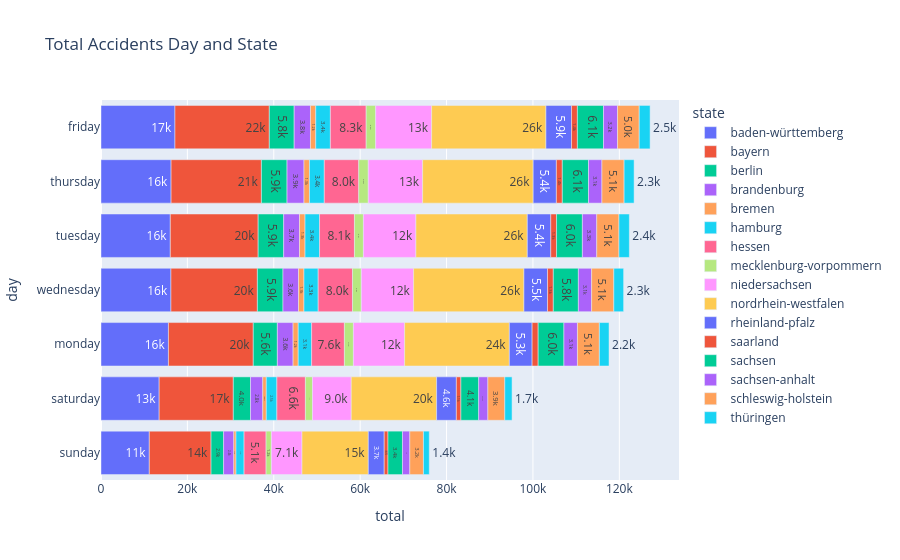

Notebook code cell kept with this figure:
### Code cell
# Accidents by day of week
# Unfälle nach Wochentag

# Grouping by Day and State
# Gruppierung nach Tag und Bundesland
df_day = df.groupby(['day', 'state']).size().reset_index(name='total')

fig = px.bar(df_day,
             x="total",
             y="day",
             color="state",
             orientation='h', # Horizontal looks better for long State names
             text_auto='.2s', # Adds shortened numbers (like 12k) on the bars
             title="Total Accidents Day and State")

fig.update_layout(
    yaxis={'categoryorder':'total ascending'},
    hovermode="y unified" # Shows all category data when you hover over a state
)
fig.show()

### Figure 1 — Plotly figure (JSON) as saved in the notebook; plotly's stock layout.template omitted (floating-point values rounded to 4 significant figures)
{"data": [{"hovertemplate": "state=baden-württemberg<br>total=%{x}<br>day=%{y}<extra></extra>", "legendgroup": "baden-württemberg", "marker": {"color": "#636efa", "pattern": {"shape": ""}}, "name": "baden-württemberg", "orientation": "h", "showlegend": true, "textposition": "auto", "texttemplate": "%{x:.2s}", "type": "bar", "x": [17123, 15614, 13467, 11186, 16226, 16048, 16195], "xaxis": "x", "y": ["friday", "monday", "saturday", "sunday", "thursday", "tuesday", "wednesday"], "yaxis": "y"}, {"hovertemplate": "state=bayern<br>total=%{x}<br>day=%{y}<extra></extra>", "legendgroup": "bayern", "marker": {"color": "#EF553B", "pattern": {"shape": ""}}, "name": "bayern", "orientation": "h", "showlegend": true, "textposition": "auto", "texttemplate": "%{x:.2s}", "type": "bar", "x": [21846, 19639, 17162, 14294, 20913, 20340, 20012], "xaxis": "x", "y": ["friday", "monday", "saturday", "sunday", "thursday", "tuesday", "wednesday"], "yaxis": "y"}, {"hovertemplate": "state=berlin<br>total=%{x}<br>day=%{y}<extra></extra>", "legendgroup": "berlin", "marker": {"color": "#00cc96", "pattern": {"shape": ""}}, "name": "berlin", "orientation": "h", "showlegend": true, "textposition": "auto", "texttemplate": "%{x:.2s}", "type": "bar", "x": [5754, 5579, 3985, 2904, 5932, 5906, 5926], "xaxis": "x", "y": ["friday", "monday", "saturday", "sunday", "thursday", "tuesday", "wednesday"], "yaxis": "y"}, {"hovertemplate": "state=brandenburg<br>total=%{x}<br>day=%{y}<extra></extra>", "legendgroup": "brandenburg", "marker": {"color": "#ab63fa", "pattern": {"shape": ""}}, "name": "brandenburg", "orientation": "h", "showlegend": true, "textposition": "auto", "texttemplate": "%{x:.2s}", "type": "bar", "x": [3772, 3639, 2839, 2363, 3929, 3661, 3601], "xaxis": "x", "y": ["friday", "monday", "saturday", "sunday", "thursday", "tuesday", "wednesday"], "yaxis": "y"}, {"hovertemplate": "state=bremen<br>total=%{x}<br>day=%{y}<extra></extra>", "legendgroup": "bremen", "marker": {"color": "#FFA15A", "pattern": {"shape": ""}}, "name": "bremen", "orientation": "h", "showlegend": true, "textposition": "auto", "texttemplate": "%{x:.2s}", "type": "bar", "x": [1220, 1187, 816, 511, 1265, 1282, 1256], "xaxis": "x", "y": ["friday", "monday", "saturday", "sunday", "thursday", "tuesday", "wednesday"], "yaxis": "y"}, {"hovertemplate": "state=hamburg<br>total=%{x}<br>day=%{y}<extra></extra>", "legendgroup": "hamburg", "marker": {"color": "#19d3f3", "pattern": {"shape": ""}}, "name": "hamburg", "orientation": "h", "showlegend": true, "textposition": "auto", "texttemplate": "%{x:.2s}", "type": "bar", "x": [3389, 3102, 2455, 1870, 3431, 3362, 3294], "xaxis": "x", "y": ["friday", "monday", "saturday", "sunday", "thursday", "tuesday", "wednesday"], "yaxis": "y"}, {"hovertemplate": "state=hessen<br>total=%{x}<br>day=%{y}<extra></extra>", "legendgroup": "hessen", "marker": {"color": "#FF6692", "pattern": {"shape": ""}}, "name": "hessen", "orientation": "h", "showlegend": true, "textposition": "auto", "texttemplate": "%{x:.2s}", "type": "bar", "x": [8288, 7594, 6602, 5087, 7980, 8081, 7953], "xaxis": "x", "y": ["friday", "monday", "saturday", "sunday", "thursday", "tuesday", "wednesday"], "yaxis": "y"}, {"hovertemplate": "state=mecklenburg-vorpommern<br>total=%{x}<br>day=%{y}<extra></extra>", "legendgroup": "mecklenburg-vorpommern", "marker": {"color": "#B6E880", "pattern": {"shape": ""}}, "name": "mecklenburg-vorpommern", "orientation": "h", "showlegend": true, "textposition": "auto", "texttemplate": "%{x:.2s}", "type": "bar", "x": [2192, 2080, 1632, 1233, 2203, 2073, 2030], "xaxis": "x", "y": ["friday", "monday", "saturday", "sunday", "thursday", "tuesday", "wednesday"], "yaxis": "y"}, {"hovertemplate": "state=niedersachsen<br>total=%{x}<br>day=%{y}<extra></extra>", "legendgroup": "niedersachsen", "marker": {"color": "#FF97FF", "pattern": {"shape": ""}}, "name": "niedersachsen", "orientation": "h", "showlegend": true, "textposition": "auto", "texttemplate": "%{x:.2s}", "type": "bar", "x": [12962, 11859, 8980, 7089, 12585, 12153, 12104], "xaxis": "x", "y": ["friday", "monday", "saturday", "sunday", "thursday", "tuesday", "wednesday"], "yaxis": "y"}, {"hovertemplate": "state=nordrhein-westfalen<br>total=%{x}<br>day=%{y}<extra></extra>", "legendgroup": "nordrhein-westfalen", "marker": {"color": "#FECB52", "pattern": {"shape": ""}}, "name": "nordrhein-westfalen", "orientation": "h", "showlegend": true, "textposition": "auto", "texttemplate": "%{x:.2s}", "type": "bar", "x": [26466, 24247, 19762, 15350, 25591, 25792, 25546], "xaxis": "x", "y": ["friday", "monday", "saturday", "sunday", "thursday", "tuesday", "wednesday"], "yaxis": "y"}, {"hovertemplate": "state=rheinland-pfalz<br>total=%{x}<br>day=%{y}<extra></extra>", "legendgroup": "rheinland-pfalz", "marker": {"color": "#636efa", "pattern": {"shape": ""}}, "name": "rheinland-pfalz", "orientation": "h", "showlegend": true, "textposition": "auto", "texttemplate": "%{x:.2s}", "type": "bar", "x": [5924, 5271, 4570, 3679, 5373, 5430, 5461], "xaxis": "x", "y": ["friday", "monday", "saturday", "sunday", "thursday", "tuesday", "wednesday"], "yaxis": "y"}, {"hovertemplate": "state=saarland<br>total=%{x}<br>day=%{y}<extra></extra>", "legendgroup": "saarland", "marker": {"color": "#EF553B", "pattern": {"shape": ""}}, "name": "saarland", "orientation": "h", "showlegend": true, "textposition": "auto", "texttemplate": "%{x:.2s}", "type": "bar", "x": [1357, 1400, 1055, 874, 1372, 1335, 1337], "xaxis": "x", "y": ["friday", "monday", "saturday", "sunday", "thursday", "tuesday", "wednesday"], "yaxis": "y"}, {"hovertemplate": "state=sachsen<br>total=%{x}<br>day=%{y}<extra></extra>", "legendgroup": "sachsen", "marker": {"color": "#00cc96", "pattern": {"shape": ""}}, "name": "sachsen", "orientation": "h", "showlegend": true, "textposition": "auto", "texttemplate": "%{x:.2s}", "type": "bar", "x": [6050, 5963, 4112, 3357, 6063, 5986, 5806], "xaxis": "x", "y": ["friday", "monday", "saturday", "sunday", "thursday", "tuesday", "wednesday"], "yaxis": "y"}, {"hovertemplate": "state=sachsen-anhalt<br>total=%{x}<br>day=%{y}<extra></extra>", "legendgroup": "sachsen-anhalt", "marker": {"color": "#ab63fa", "pattern": {"shape": ""}}, "name": "sachsen-anhalt", "orientation": "h", "showlegend": true, "textposition": "auto", "texttemplate": "%{x:.2s}", "type": "bar", "x": [3241, 3133, 2133, 1700, 3111, 3325, 3067], "xaxis": "x", "y": ["friday", "monday", "saturday", "sunday", "thursday", "tuesday", "wednesday"], "yaxis": "y"}, {"hovertemplate": "state=schleswig-holstein<br>total=%{x}<br>day=%{y}<extra></extra>", "legendgroup": "schleswig-holstein", "marker": {"color": "#FFA15A", "pattern": {"shape": ""}}, "name": "schleswig-holstein", "orientation": "h", "showlegend": true, "textposition": "auto", "texttemplate": "%{x:.2s}", "type": "bar", "x": [5022, 5069, 3912, 3155, 5136, 5141, 5140], "xaxis": "x", "y": ["friday", "monday", "saturday", "sunday", "thursday", "tuesday", "wednesday"], "yaxis": "y"}, {"hovertemplate": "state=thüringen<br>total=%{x}<br>day=%{y}<extra></extra>", "legendgroup": "thüringen", "marker": {"color": "#19d3f3", "pattern": {"shape": ""}}, "name": "thüringen", "orientation": "h", "showlegend": true, "textposition": "auto", "texttemplate": "%{x:.2s}", "type": "bar", "x": [2518, 2242, 1684, 1350, 2309, 2405, 2265], "xaxis": "x", "y": ["friday", "monday", "saturday", "sunday", "thursday", "tuesday", "wednesday"], "yaxis": "y"}], "layout": {"barmode": "relative", "hovermode": "y unified", "legend": {"title": {"text": "state"}, "tracegroupgap": 0}, "title": {"text": "Total Accidents Day and State"}, "xaxis": {"anchor": "y", "domain": [0, 1], "title": {"text": "total"}}, "yaxis": {"anchor": "x", "categoryorder": "total ascending", "domain": [0, 1], "title": {"text": "day"}}}}
